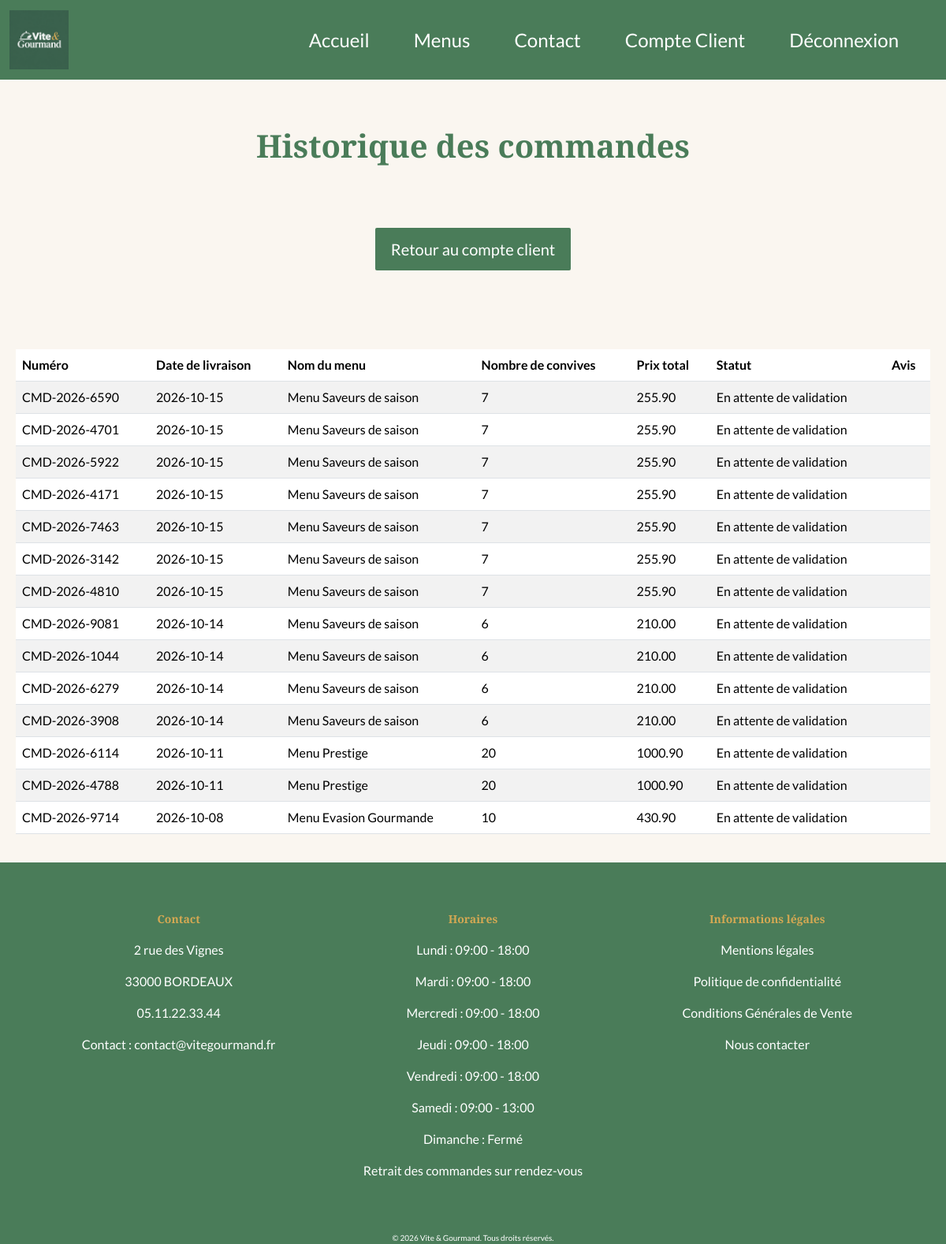
Page /?page=histo_commandes (signed in) on the committed database.
### tables this page shows
CREATE TABLE IF NOT EXISTS commandes
(
id INT NOT NULL PRIMARY KEY AUTO_INCREMENT,
numero VARCHAR (20) UNIQUE NOT NULL,
statut VARCHAR (50) NOT NULL DEFAULT 'En attente de validation',
adresseLivraison VARCHAR (250) NOT NULL,
complementLivraison VARCHAR (250),
codePostalLivraison VARCHAR(20) NOT NULL,
communeLivraison VARCHAR(250) NOT NULL,
datePrestation DATE NOT NULL,
heurePrestation TIME NOT NULL,
nbPersonneCommande INTEGER NOT NULL,
prixTotal DECIMAL (10, 2) NOT NULL,
fraisLivraison DECIMAL (10, 2) NOT NULL,
montantRemise DECIMAL (10, 2) NOT NULL DEFAULT 0.00,
motifAnnulation VARCHAR (250),
modeContact VARCHAR (50),
dateCreation DATETIME NOT NULL DEFAULT CURRENT_TIMESTAMP,
menu_id INTEGER NOT NULL,
compte_id INTEGER NOT NULL,
Foreign Key (compte_id) REFERENCES comptes(id),
Foreign Key (menu_id) REFERENCES menus(id)
);

CREATE TABLE IF NOT EXISTS menus 
(
id INT NOT NULL PRIMARY KEY AUTO_INCREMENT,
nomMenu VARCHAR (250) NOT NULL,
description VARCHAR (250) NOT NULL,
theme VARCHAR (250) NOT NULL,
nbPersonneMin INTEGER NOT NULL,
prix FLOAT NOT NULL,
conditions VARCHAR (250) NOT NULL,
regime VARCHAR (250) NOT NULL,
allergenes VARCHAR (250) NOT NULL,
stock INTEGER NOT NULL,
image VARCHAR (250) NOT NULL
);

CREATE TABLE IF NOT EXISTS horaires 
(
id INT NOT NULL PRIMARY KEY AUTO_INCREMENT,
jour VARCHAR (15) NOT NULL,
heureDebut TIME  NULL,
heureFin TIME  NULL,
ouvert BOOLEAN DEFAULT 1
);

### src/Controller/CommandeController.php (called while the page is built, shortened)
<?php
class CommandeController
{
    private CommandeRepository $commandeRepository;
    public function __construct(CompteRepository $compteRepository, MenuRepository $menuRepository, CommandeRepository $commandeRepository, MailService $mailservice)
    {
        $this->commandeRepository = $commandeRepository;
    }
    public function showAllHistoCommandesClient (): void
    {
        $allCommandes = $this->commandeRepository->findCommandesByCompteId($_SESSION['user_id']);
        require __DIR__ . '/../../templates/client/histo_commandes.php';
    }
}

### src/Repository/CommandeRepository.php (called while the page is built, shortened)
<?php
class CommandeRepository {
    private Database $database;
    public function __construct(Database $database)
    {
        $this->database = $database;
    }
    public function findCommandesByCompteId(int $compteId) : array
    {
        $pdo = $this->database->getConnection();
        $stmt = $pdo->prepare("SELECT c.numero, m.nomMenu,  c.statut, c.adresseLivraison, c.complementLivraison, c.codePostalLivraison, c.communeLivraison, c.datePrestation,  c.heurePrestation, c.nbPersonneCommande, c.prixTotal, c.fraisLivraison,  c.montantRemise, c.motifAnnulation, c.dateCreation, c.id, a.id AS avis_id
		FROM commandes c INNER JOIN menus m ON c.menu_id = m.id LEFT JOIN avis a ON a.commande_id =c.id  WHERE c.compte_id = :compteId ORDER BY c.datePrestation DESC;");
        $stmt->execute(
            [
            ':compteId' => $compteId
            ]);
        $result = $stmt->fetchAll(PDO::FETCH_ASSOC);
        return $result;
    }
}

### src/Repository/HoraireRepository.php (called while the page is built, shortened)
<?php
class HoraireRepository
{
    private Database $database;
    public function __construct(Database $database)
    {
        $this->database = $database;
    }
    public function findAll(): array {
        $pdo = $this->database->getConnection();
        $horaires = $pdo->prepare("SELECT id, jour, heureDebut, heureFin, ouvert FROM horaires ORDER BY id;
        ");
        $horaires->execute();
        $result = $horaires->fetchAll(PDO::FETCH_ASSOC);
        return $result;
    }
}

### templates/client/histo_commandes.php (the view, shortened to what this page needs)
<?php
require __DIR__ . '/../partials/head.php';
?>
<body>
<?php
require __DIR__ . '/../partials/header.php';
?>
<main>
    <div>
        <h1 class="histo-title">Historique des commandes</h1>
    </div>
<div class="table-responsive histo-tableau">
    <table class="table align-middle table-striped table-grey table-hover">
        <thead>
            <tr>
            <th scope="col">Numéro</th>
            <th scope="col">Date de livraison</th>
            <th scope="col">Nom du menu</th>
            <th class="d-none d-md-table-cell" scope="col">Nombre de convives</th>
            <th scope="col">Prix total</th>
            <th scope="col">Statut</th>
            <th scope="col">Avis</th>
            </tr>
        </thead>
        <tbody>
    <?php foreach ($allCommandes as $allCommande): ?>
            <tr>
            <td><?=  htmlspecialchars($allCommande['numero']) ?></td>
            <td><?=  htmlspecialchars($allCommande['datePrestation']) ?></td>
            <td><?=  htmlspecialchars($allCommande['nomMenu']) ?></td>
            <td class="d-none d-md-table-cell"><?=  htmlspecialchars($allCommande['nbPersonneCommande']) ?></td>
            <td><?=  htmlspecialchars($allCommande['prixTotal']) ?></td>
            <td><?=  htmlspecialchars($allCommande['statut']) ?></td>
            <td>
            </td>
            </tr>
    <?php endforeach ?>
            <div class="bouton-access">
                <a class="btn-access" href="/?page=compte_client">Retour au compte client</a>
            </div>
        </tbody>
    </table>
</div>
</main>
<?php
    require __DIR__ . '/../partials/footer.php';
?>
</body>
</html>

### templates/partials/footer.php (shortened to what this page needs)
<?php
$data = new Database();
$horaireRepo = new HoraireRepository($data);
$horaires = $horaireRepo->findAll();
?>
<footer class="footer">
    <div class="row row-cols-3 row-cols-md-3 g-4 mon-footer">
        <div class="col">
            <h3 class="footer-title">Contact</h3>
            <div class="footer-inner">
                <p>2 rue des Vignes</p>
                <p>33000 BORDEAUX</p>
                <p>05.11.22.33.44</p>
                <p>Contact : contact@vitegourmand.fr</p>
            </div>
        </div>
        <div class="col">
            <h3 class="footer-title">Horaires</h3>
            <div class="footer-inner">
                <?php foreach ($horaires as $horaire): ?>
                    <?php if($horaire['ouvert'] !== 0) : ?>
                    <p><?= htmlspecialchars($horaire['jour']) . ' : ' . htmlspecialchars(substr($horaire['heureDebut'],0,5)) . ' - ' . htmlspecialchars(substr($horaire['heureFin'],0,5))?></p>
                    <?php else :?>
                    <p><?= htmlspecialchars($horaire['jour']) . ' : ' . 'Fermé'?></p>
                    <?php endif ?>
                <?php endforeach ?>
                <p>Retrait des commandes sur rendez-vous</p>
            </div>
        </div>
        <div class="col">
            <h3 class="footer-title">Informations légales</h3>
            <div class="footer-inner">
                <p>Mentions légales</p>
                <p>Politique de confidentialité</p>
                <p>Conditions Générales de Vente</p>
                    <div class="contact">
                        <a class="contact-link" href="/?page=contact">Nous contacter</a>
                    </div>
            </div>
        </div>
    </div>
    <div class="copyright">
        © 2026 Vite & Gourmand. Tous droits réservés.
    </div>
</footer>

### public/css/style.css (style rules this page uses)
* { margin: 0; padding: 0; box-sizing: border-box; }
:root { --primary: #4A7C59; --secondary: #C4714A; --accent: #D4A853; --avis: rgb(243, 232, 210); --bg: #FAF6F0; --text: #2C2C2C; }
html { width: 100%; }
body { background-color: var(--bg); }
[class*="title"] { font-family: Playfair display, sans-serif; color: var(--primary); }
p { font-family: lato, sans-serif; }
body { font-family: lato, sans-serif; }
.footer { width: 100%; background-color: var(--primary); }
.mon-footer { display: flex; margin: auto; padding: 40px; }
.footer-title { color: var(--accent); font-size: 14px; font-weight: bold; display: flex; justify-content: center; }
.footer-inner { display: flex; flex-direction: column; align-items: center; padding: 10px; color: white; }
.contact-link { color: white; text-decoration: none; font-size: 16px; }
.copyright { display: flex; justify-content: center; font-size: 10px; color: white; }
.histo-title { font-weight: bold; }
.bouton-access { display: flex; justify-content: center; margin-bottom: 50px; }
.btn-access { text-decoration: none; font-size: 20px; color: white; background: var(--primary); padding: 12px 20px; margin: 20px; border: none; border-radius: 2px; }
.histo-title { display: flex; justify-content: center; text-align: center; margin: 40px; padding: 20px }
.histo-tableau { margin: 20PX; }
.bouton-access a { margin-bottom: 50px; }

### rows in the picture
commandes: numero "CMD-2026-6590", datePrestation "2026-10-15", menu.nomMenu "Menu Saveurs de saison", nbPersonneCommande "7", prixTotal "255.90", statut "En attente de validation"
commandes: numero "CMD-2026-4701", datePrestation "2026-10-15", menu.nomMenu "Menu Saveurs de saison", nbPersonneCommande "7", prixTotal "255.90", statut "En attente de validation"
commandes: numero "CMD-2026-5922", datePrestation "2026-10-15", menu.nomMenu "Menu Saveurs de saison", nbPersonneCommande "7", prixTotal "255.90", statut "En attente de validation"
commandes: numero "CMD-2026-4171", datePrestation "2026-10-15", menu.nomMenu "Menu Saveurs de saison", nbPersonneCommande "7", prixTotal "255.90", statut "En attente de validation"
commandes: numero "CMD-2026-7463", datePrestation "2026-10-15", menu.nomMenu "Menu Saveurs de saison", nbPersonneCommande "7", prixTotal "255.90", statut "En attente de validation"
commandes: numero "CMD-2026-3142", datePrestation "2026-10-15", menu.nomMenu "Menu Saveurs de saison", nbPersonneCommande "7", prixTotal "255.90", statut "En attente de validation"
commandes: numero "CMD-2026-4810", datePrestation "2026-10-15", menu.nomMenu "Menu Saveurs de saison", nbPersonneCommande "7", prixTotal "255.90", statut "En attente de validation"
commandes: numero "CMD-2026-9081", datePrestation "2026-10-14", menu.nomMenu "Menu Saveurs de saison", nbPersonneCommande "6", prixTotal "210.00", statut "En attente de validation"
commandes: numero "CMD-2026-1044", datePrestation "2026-10-14", menu.nomMenu "Menu Saveurs de saison", nbPersonneCommande "6", prixTotal "210.00", statut "En attente de validation"
commandes: numero "CMD-2026-6279", datePrestation "2026-10-14", menu.nomMenu "Menu Saveurs de saison", nbPersonneCommande "6", prixTotal "210.00", statut "En attente de validation"
commandes: numero "CMD-2026-3908", datePrestation "2026-10-14", menu.nomMenu "Menu Saveurs de saison", nbPersonneCommande "6", prixTotal "210.00", statut "En attente de validation"
commandes: numero "CMD-2026-6114", datePrestation "2026-10-11", menu.nomMenu "Menu Prestige", nbPersonneCommande "20", prixTotal "1000.90", statut "En attente de validation"
commandes: numero "CMD-2026-4788", datePrestation "2026-10-11", menu.nomMenu "Menu Prestige", nbPersonneCommande "20", prixTotal "1000.90", statut "En attente de validation"
commandes: numero "CMD-2026-9714", datePrestation "2026-10-08", menu.nomMenu "Menu Evasion Gourmande", nbPersonneCommande "10", prixTotal "430.90", statut "En attente de validation"
horaires: jour "Lundi", heureDebut "09:00", heureFin "18:00"
horaires: jour "Mardi", heureDebut "09:00", heureFin "18:00"
horaires: jour "Mercredi", heureDebut "09:00", heureFin "18:00"
horaires: jour "Jeudi", heureDebut "09:00", heureFin "18:00"
horaires: jour "Vendredi", heureDebut "09:00", heureFin "18:00"
horaires: jour "Samedi", heureDebut "09:00", heureFin "13:00"
horaires: jour "Dimanche"
